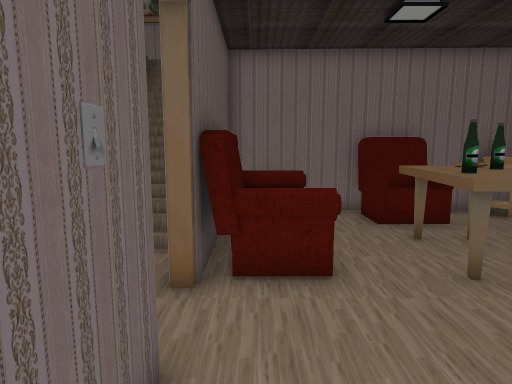
View 1 (above)

22 first-person views from a walk through a 3-D level made in the Unity game engine. The camera is 1.2 m above the floor, tilts 8° down and sees 75° across. The floor is counted in squares, 0.5 m on a side. Each view is taken from the middle of a square. On the plan, view 1 faces up. The plan holds only what a view shows up to about 20 squares ahead; the rest is blank. The place goes on beyond the plan. The player character is not drawn. Door leaves are left out, so doorways stand open. Some surface patterns are stand-ins.

View 2
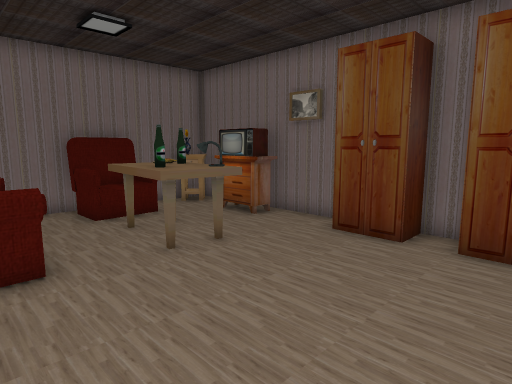

View 3
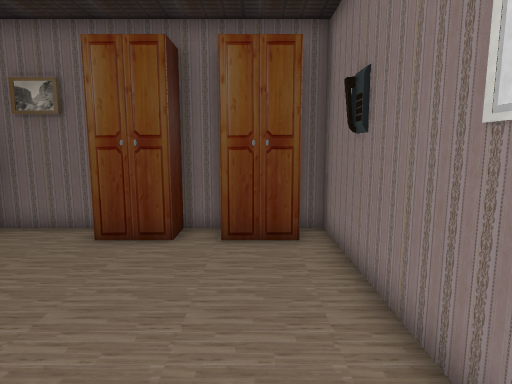

View 4
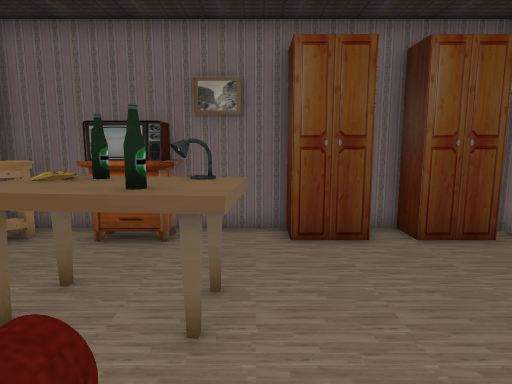

View 5
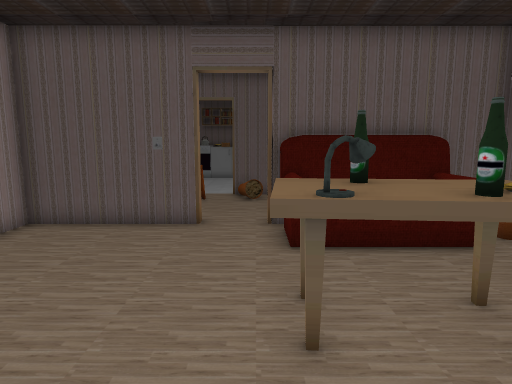

View 6
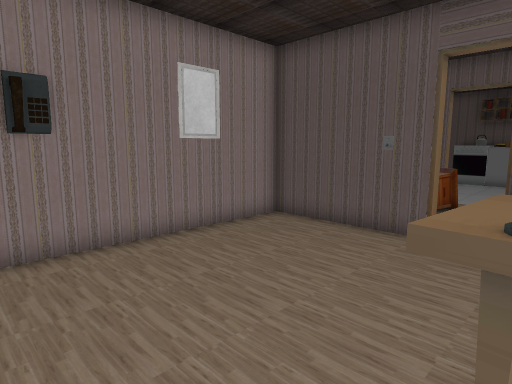

View 7
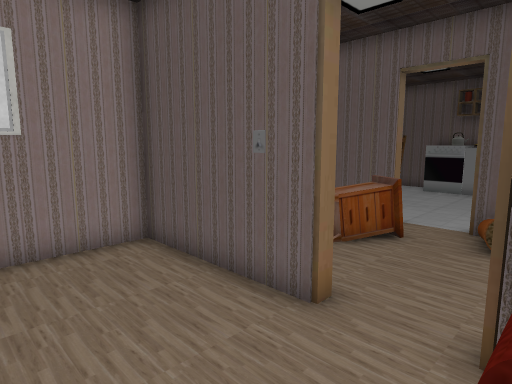

View 8
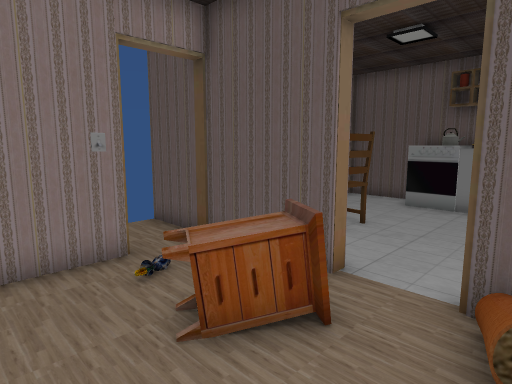

View 9
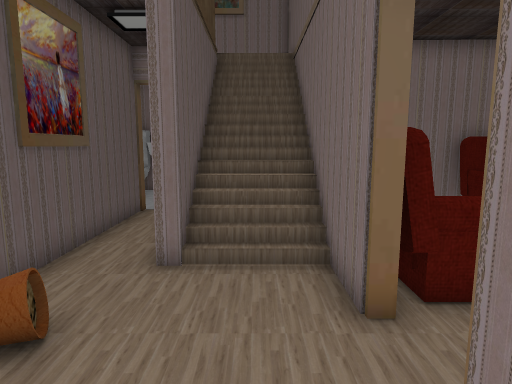

View 10
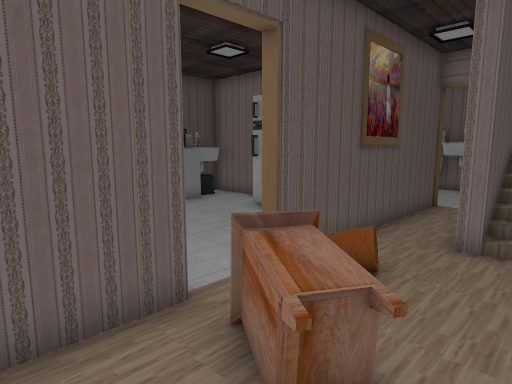

View 11
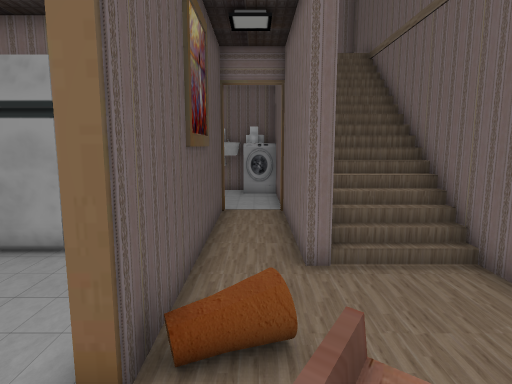

View 12
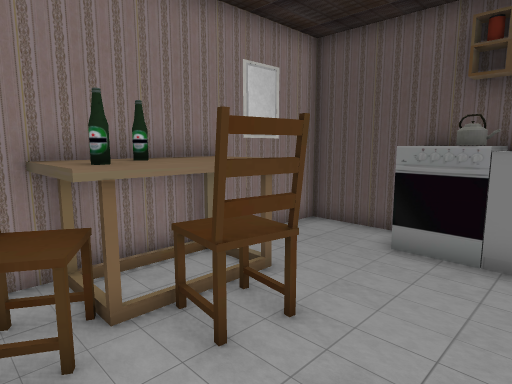

View 13
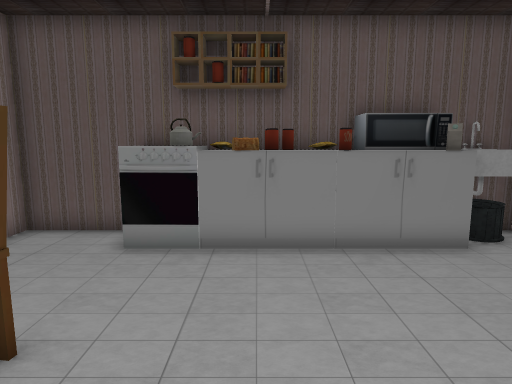

View 14
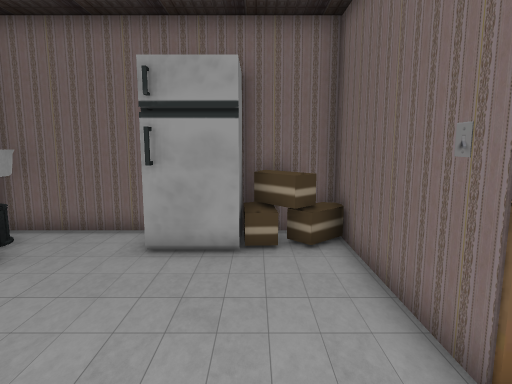

View 15
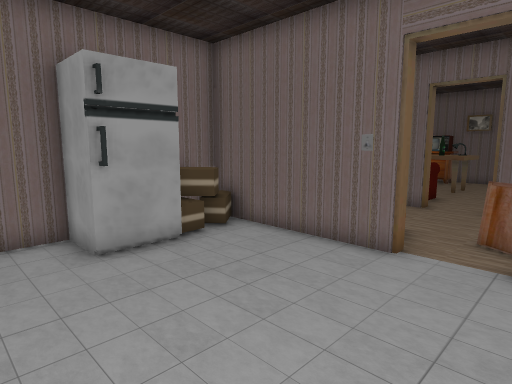

View 16
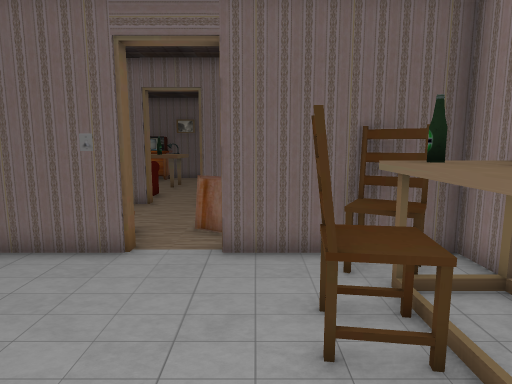

View 17
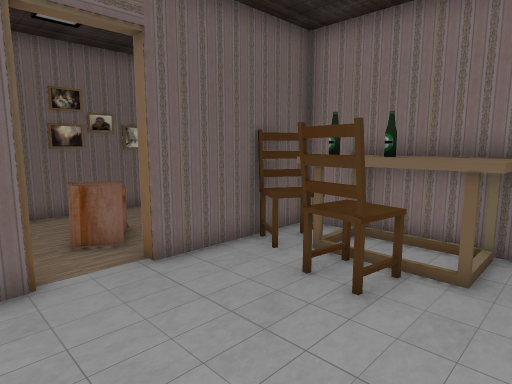

View 18
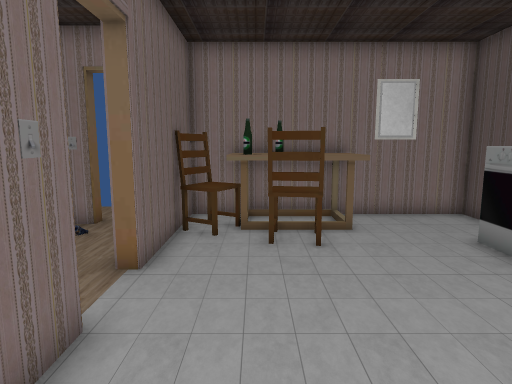

View 19
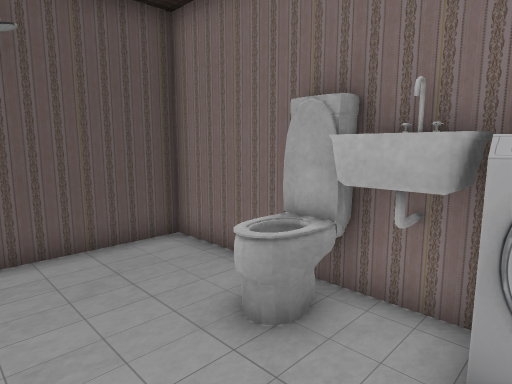

View 20
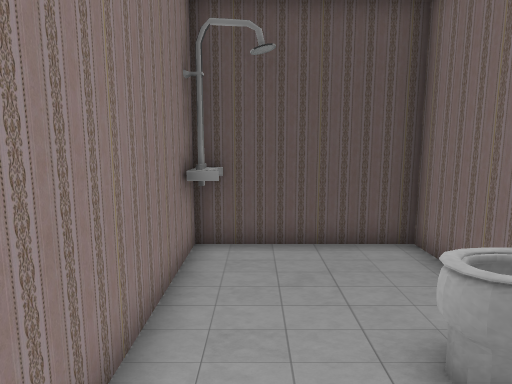

View 21
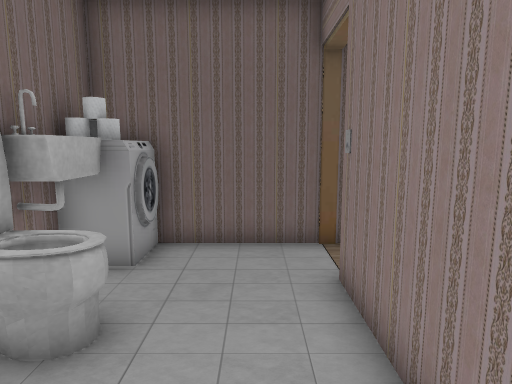

View 22
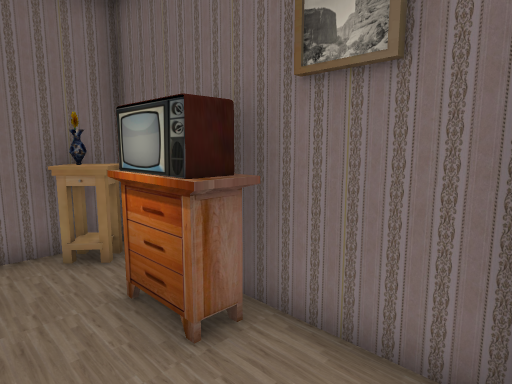

### Floor plan
Key: @ floor where view 1 was taken; # wall or solid block; x gap in a wall; . main floor; : floor 0.5 m higher than the main floor; / step, stairs or slope; D open door; = window, fence, low wall or low ledge; S sofa; E desk; T TV; P picture; C chair; I toilet; N sink; F fridge; A table; O other object.
Columns run from 17 left of view 1 to 10 right of it. Each row starts with its distance up from view 1.
 19    ##########
 18    #...IINNO#
 17    #...II..O#####
 16    #......../   #
 15    #........////#
 14    ##     ..# //#
 13    #######DDD /=#
 12          ##.# /#############
 11           #.##/=# ...=  .OO#
 10 #####F #O##.# //#  #.x:S...#
  9 NN..FFFFD##.# //# O..EE .T #
  8 #N...FF.D##.##//S O..EEE.T #
  7 #O.......##.....S O..EEE.TP#
  6 #O.......##.....#==..EOO...#
  5 #O.......O#O.........EEE...#
  4 OO......DD#..............OO#
  3 OO..............DD.......O #
  2 OO........#OOO..O........OO#
  1 OO.......##.OO..#........OO#
  0 #O...CCC.##.....#@.......O #
 -1 #...ACCCC##.O...#........O #
 -2 #...AAAAC#DDO###############
 -3 #...AAAAA##.##
 -4 ###########...
 -5           #

Where each view was taken, in squares from view 1:
view 1: 0 up, 0 right, facing up
view 2: 1 down, 0 right, facing up-right
view 3: 0 up, 0 right, facing right
view 4: 5 up, 0 right, facing right
view 5: 5 up, 9 right, facing left
view 6: 6 up, 8 right, facing down-left
view 7: 6 up, 3 right, facing down-left
view 8: 5 up, 2 left, facing down-left
view 9: 1 up, 3 left, facing up
view 10: 1 down, 3 left, facing up-left
view 11: 1 up, 6 left, facing up
view 12: 3 up, 8 left, facing down-left
view 13: 3 up, 8 left, facing left
view 14: 1 up, 10 left, facing up
view 15: 1 up, 15 left, facing up-right
view 16: 1 up, 15 left, facing right
view 17: 5 up, 14 left, facing down-right
view 18: 8 up, 10 left, facing down
view 19: 14 up, 6 left, facing up-left
view 20: 15 up, 6 left, facing left
view 21: 15 up, 13 left, facing right
view 22: 4 up, 6 right, facing up-right
